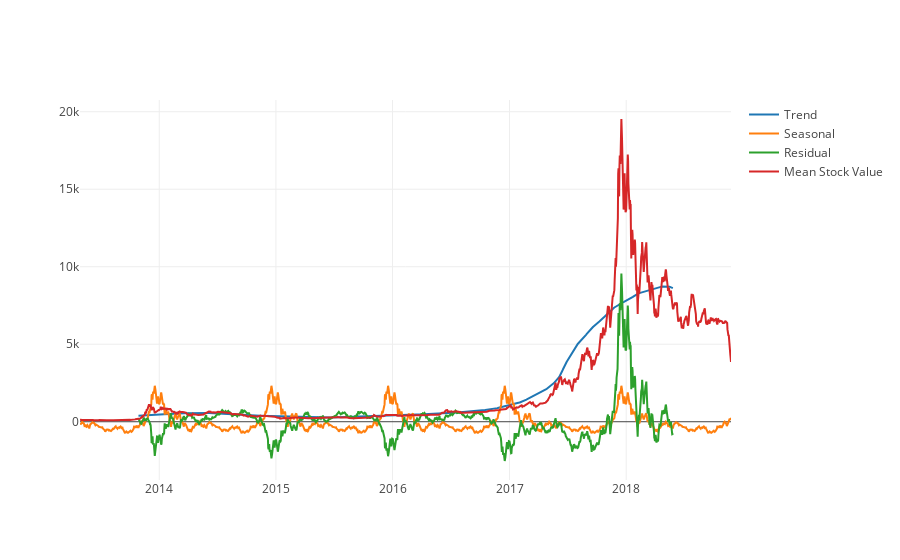

The code cell stored with this chart in its notebook:
### Code cell
#iplot is inline
data = [trace1,trace2,trace3,trace4]
iplot(data)

### Figure 1 — Plotly figure (JSON) as saved in the notebook; plotly's stock layout.template omitted (floating-point values rounded to 4 significant figures; data arrays with more than 128 entries replaced by an {"elided": "..."} marker saying what was removed)
{"data": [{"mode": "line", "name": "Trend", "type": "scatter", "x": {"elided": "2037 str values"}, "y": {"elided": "2037 float values"}}, {"mode": "line", "name": "Seasonal", "type": "scatter", "x": {"elided": "2037 str values"}, "y": {"elided": "2037 float values"}}, {"mode": "line", "name": "Residual", "type": "scatter", "x": {"elided": "2037 str values"}, "y": {"elided": "2037 float values"}}, {"mode": "line", "name": "Mean Stock Value", "type": "scatter", "x": {"elided": "2037 str values"}, "y": {"elided": "2037 float values"}}], "layout": {}}
